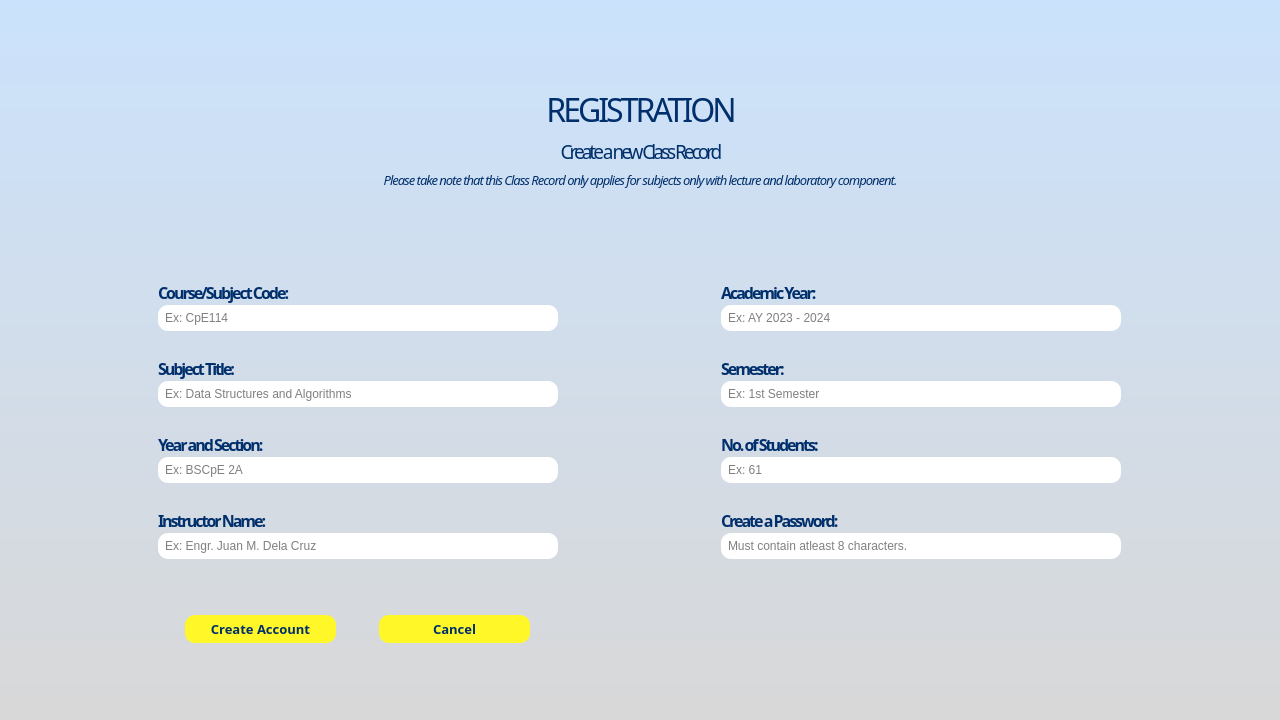
<?xml version="1.0" encoding="UTF-8"?>
<ui version="4.0">
 <class>registation</class>
 <widget class="QDialog" name="registation">
  <property name="windowModality">
   <enum>Qt::ApplicationModal</enum>
  </property>
  <property name="geometry">
   <rect>
    <x>0</x>
    <y>0</y>
    <width>1280</width>
    <height>720</height>
   </rect>
  </property>
  <property name="minimumSize">
   <size>
    <width>1280</width>
    <height>720</height>
   </size>
  </property>
  <property name="maximumSize">
   <size>
    <width>1920</width>
    <height>1080</height>
   </size>
  </property>
  <property name="windowTitle">
   <string>Academetrics | Create Account</string>
  </property>
  <property name="windowIcon">
   <iconset>
    <normaloff>ACADEMETRICS LOGO.png</normaloff>ACADEMETRICS LOGO.png</iconset>
  </property>
  <property name="styleSheet">
   <string notr="true">QDialog {
    background: qlineargradient(spread:pad, x1:0, y1:0, x2:0, y2:1, stop:0 #CBE2FC, stop:1 #D8D8D8);
}
</string>
  </property>
  <layout class="QVBoxLayout" name="verticalLayout_10">
   <item>
    <layout class="QHBoxLayout" name="headerLayout">
     <property name="leftMargin">
      <number>20</number>
     </property>
     <property name="topMargin">
      <number>20</number>
     </property>
     <property name="rightMargin">
      <number>20</number>
     </property>
     <property name="bottomMargin">
      <number>0</number>
     </property>
     <item>
      <widget class="QLabel" name="psuWordmark">
       <property name="sizePolicy">
        <sizepolicy hsizetype="Preferred" vsizetype="Preferred">
         <horstretch>0</horstretch>
         <verstretch>0</verstretch>
        </sizepolicy>
       </property>
       <property name="maximumSize">
        <size>
         <width>490</width>
         <height>100</height>
        </size>
       </property>
       <property name="text">
        <string/>
       </property>
       <property name="pixmap">
        <pixmap>../Homepage/PSU Logo Wordmark.png</pixmap>
       </property>
       <property name="scaledContents">
        <bool>true</bool>
       </property>
      </widget>
     </item>
     <item>
      <spacer name="HeaderHSpacer">
       <property name="orientation">
        <enum>Qt::Horizontal</enum>
       </property>
       <property name="sizeHint" stdset="0">
        <size>
         <width>40</width>
         <height>20</height>
        </size>
       </property>
      </spacer>
     </item>
     <item>
      <widget class="QLabel" name="academetricsLogo">
       <property name="maximumSize">
        <size>
         <width>100</width>
         <height>100</height>
        </size>
       </property>
       <property name="text">
        <string/>
       </property>
       <property name="pixmap">
        <pixmap>../Homepage/ACADEMETRICS LOGO.png</pixmap>
       </property>
       <property name="scaledContents">
        <bool>true</bool>
       </property>
      </widget>
     </item>
    </layout>
   </item>
   <item>
    <spacer name="header_registSpacer">
     <property name="orientation">
      <enum>Qt::Vertical</enum>
     </property>
     <property name="sizeType">
      <enum>QSizePolicy::Fixed</enum>
     </property>
     <property name="sizeHint" stdset="0">
      <size>
       <width>20</width>
       <height>20</height>
      </size>
     </property>
    </spacer>
   </item>
   <item>
    <layout class="QVBoxLayout" name="regisTextLayout">
     <property name="leftMargin">
      <number>10</number>
     </property>
     <property name="topMargin">
      <number>10</number>
     </property>
     <property name="rightMargin">
      <number>10</number>
     </property>
     <property name="bottomMargin">
      <number>10</number>
     </property>
     <item>
      <widget class="QLabel" name="regisLabel1">
       <property name="maximumSize">
        <size>
         <width>16777215</width>
         <height>50</height>
        </size>
       </property>
       <property name="font">
        <font>
         <family>Gotham Black</family>
         <pointsize>24</pointsize>
        </font>
       </property>
       <property name="styleSheet">
        <string notr="true">QLabel {
	color: #002F6C;
    letter-spacing: -3px;
}
</string>
       </property>
       <property name="text">
        <string>REGISTRATION</string>
       </property>
       <property name="alignment">
        <set>Qt::AlignCenter</set>
       </property>
      </widget>
     </item>
     <item>
      <widget class="QLabel" name="regisLabel2">
       <property name="maximumSize">
        <size>
         <width>16777215</width>
         <height>50</height>
        </size>
       </property>
       <property name="font">
        <font>
         <family>Gotham Black</family>
         <pointsize>14</pointsize>
        </font>
       </property>
       <property name="styleSheet">
        <string notr="true">QLabel {
	color: #002F6C;
    letter-spacing: -3px;
}
</string>
       </property>
       <property name="text">
        <string>Create a new Class Record</string>
       </property>
       <property name="alignment">
        <set>Qt::AlignCenter</set>
       </property>
      </widget>
     </item>
     <item>
      <widget class="QLabel" name="noteLabel">
       <property name="maximumSize">
        <size>
         <width>16777215</width>
         <height>40</height>
        </size>
       </property>
       <property name="font">
        <font>
         <family>Gotham</family>
         <pointsize>10</pointsize>
         <italic>true</italic>
        </font>
       </property>
       <property name="styleSheet">
        <string notr="true">QLabel {
	color: #002F6C;
    letter-spacing: -1px;
}
</string>
       </property>
       <property name="text">
        <string>Please take note that this Class Record only applies for subjects only with lecture and laboratory component.</string>
       </property>
       <property name="alignment">
        <set>Qt::AlignCenter</set>
       </property>
      </widget>
     </item>
    </layout>
   </item>
   <item>
    <spacer name="regText_formSpacer">
     <property name="orientation">
      <enum>Qt::Vertical</enum>
     </property>
     <property name="sizeHint" stdset="0">
      <size>
       <width>20</width>
       <height>40</height>
      </size>
     </property>
    </spacer>
   </item>
   <item>
    <layout class="QGridLayout" name="regFormLayout">
     <item row="3" column="0">
      <layout class="QVBoxLayout" name="yearLayout">
       <property name="spacing">
        <number>1</number>
       </property>
       <property name="sizeConstraint">
        <enum>QLayout::SetMaximumSize</enum>
       </property>
       <property name="leftMargin">
        <number>10</number>
       </property>
       <property name="topMargin">
        <number>10</number>
       </property>
       <property name="rightMargin">
        <number>10</number>
       </property>
       <property name="bottomMargin">
        <number>10</number>
       </property>
       <item>
        <widget class="QLabel" name="yearLabel">
         <property name="maximumSize">
          <size>
           <width>400</width>
           <height>50</height>
          </size>
         </property>
         <property name="font">
          <font>
           <family>Gotham</family>
           <pointsize>12</pointsize>
           <weight>75</weight>
           <bold>true</bold>
          </font>
         </property>
         <property name="styleSheet">
          <string notr="true">QLabel {
	color: #002F6C;
    letter-spacing: -2px;
}
</string>
         </property>
         <property name="text">
          <string>Year and Section:</string>
         </property>
         <property name="alignment">
          <set>Qt::AlignLeading|Qt::AlignLeft|Qt::AlignVCenter</set>
         </property>
        </widget>
       </item>
       <item>
        <widget class="QLineEdit" name="yearInput">
         <property name="sizePolicy">
          <sizepolicy hsizetype="Expanding" vsizetype="Minimum">
           <horstretch>0</horstretch>
           <verstretch>0</verstretch>
          </sizepolicy>
         </property>
         <property name="maximumSize">
          <size>
           <width>400</width>
           <height>50</height>
          </size>
         </property>
         <property name="styleSheet">
          <string notr="true">QLineEdit:hover,
QLineEdit:focus {
    background-color: #F9F9F9;
	border: 1px solid #000000;
}
QLineEdit {
	border-radius: 10px;
	padding: 5px
}
</string>
         </property>
         <property name="text">
          <string/>
         </property>
         <property name="maxLength">
          <number>8</number>
         </property>
         <property name="frame">
          <bool>true</bool>
         </property>
         <property name="placeholderText">
          <string>Ex: BSCpE 2A</string>
         </property>
         <property name="clearButtonEnabled">
          <bool>true</bool>
         </property>
        </widget>
       </item>
      </layout>
     </item>
     <item row="2" column="0">
      <layout class="QVBoxLayout" name="subjectLayoout">
       <property name="spacing">
        <number>1</number>
       </property>
       <property name="sizeConstraint">
        <enum>QLayout::SetMaximumSize</enum>
       </property>
       <property name="leftMargin">
        <number>10</number>
       </property>
       <property name="topMargin">
        <number>10</number>
       </property>
       <property name="rightMargin">
        <number>10</number>
       </property>
       <property name="bottomMargin">
        <number>10</number>
       </property>
       <item>
        <widget class="QLabel" name="subjectLabel">
         <property name="maximumSize">
          <size>
           <width>400</width>
           <height>50</height>
          </size>
         </property>
         <property name="font">
          <font>
           <family>Gotham</family>
           <pointsize>12</pointsize>
           <weight>75</weight>
           <bold>true</bold>
          </font>
         </property>
         <property name="styleSheet">
          <string notr="true">QLabel {
	color: #002F6C;
    letter-spacing: -2px;
}
</string>
         </property>
         <property name="text">
          <string>Subject Title:</string>
         </property>
         <property name="alignment">
          <set>Qt::AlignLeading|Qt::AlignLeft|Qt::AlignVCenter</set>
         </property>
        </widget>
       </item>
       <item>
        <widget class="QLineEdit" name="subjectInput">
         <property name="sizePolicy">
          <sizepolicy hsizetype="Expanding" vsizetype="Minimum">
           <horstretch>0</horstretch>
           <verstretch>0</verstretch>
          </sizepolicy>
         </property>
         <property name="maximumSize">
          <size>
           <width>400</width>
           <height>50</height>
          </size>
         </property>
         <property name="styleSheet">
          <string notr="true">QLineEdit:hover,
QLineEdit:focus {
    background-color: #F9F9F9;
	border: 1px solid #000000;
}
QLineEdit {
	border-radius: 10px;
	padding: 5px
}
</string>
         </property>
         <property name="text">
          <string/>
         </property>
         <property name="maxLength">
          <number>50</number>
         </property>
         <property name="frame">
          <bool>true</bool>
         </property>
         <property name="placeholderText">
          <string>Ex: Data Structures and Algorithms</string>
         </property>
         <property name="clearButtonEnabled">
          <bool>true</bool>
         </property>
        </widget>
       </item>
      </layout>
     </item>
     <item row="5" column="0">
      <spacer name="buttonformSpacer">
       <property name="orientation">
        <enum>Qt::Vertical</enum>
       </property>
       <property name="sizeHint" stdset="0">
        <size>
         <width>20</width>
         <height>40</height>
        </size>
       </property>
      </spacer>
     </item>
     <item row="2" column="1">
      <layout class="QVBoxLayout" name="semLayout">
       <property name="spacing">
        <number>1</number>
       </property>
       <property name="sizeConstraint">
        <enum>QLayout::SetMaximumSize</enum>
       </property>
       <property name="leftMargin">
        <number>10</number>
       </property>
       <property name="topMargin">
        <number>10</number>
       </property>
       <property name="rightMargin">
        <number>10</number>
       </property>
       <property name="bottomMargin">
        <number>10</number>
       </property>
       <item>
        <widget class="QLabel" name="semLabel">
         <property name="maximumSize">
          <size>
           <width>400</width>
           <height>50</height>
          </size>
         </property>
         <property name="font">
          <font>
           <family>Gotham</family>
           <pointsize>12</pointsize>
           <weight>75</weight>
           <bold>true</bold>
          </font>
         </property>
         <property name="styleSheet">
          <string notr="true">QLabel {
	color: #002F6C;
    letter-spacing: -2px;
}
</string>
         </property>
         <property name="text">
          <string>Semester:</string>
         </property>
         <property name="alignment">
          <set>Qt::AlignLeading|Qt::AlignLeft|Qt::AlignVCenter</set>
         </property>
        </widget>
       </item>
       <item>
        <widget class="QLineEdit" name="semInput">
         <property name="sizePolicy">
          <sizepolicy hsizetype="Expanding" vsizetype="Minimum">
           <horstretch>0</horstretch>
           <verstretch>0</verstretch>
          </sizepolicy>
         </property>
         <property name="maximumSize">
          <size>
           <width>400</width>
           <height>50</height>
          </size>
         </property>
         <property name="styleSheet">
          <string notr="true">QLineEdit:hover,
QLineEdit:focus {
    background-color: #F9F9F9;
	border: 1px solid #000000;
}
QLineEdit {
	border-radius: 10px;
	padding: 5px
}
</string>
         </property>
         <property name="text">
          <string/>
         </property>
         <property name="maxLength">
          <number>16</number>
         </property>
         <property name="frame">
          <bool>true</bool>
         </property>
         <property name="placeholderText">
          <string>Ex: 1st Semester</string>
         </property>
         <property name="clearButtonEnabled">
          <bool>true</bool>
         </property>
        </widget>
       </item>
      </layout>
     </item>
     <item row="4" column="1">
      <layout class="QVBoxLayout" name="passwordLayout">
       <property name="spacing">
        <number>1</number>
       </property>
       <property name="sizeConstraint">
        <enum>QLayout::SetMaximumSize</enum>
       </property>
       <property name="leftMargin">
        <number>10</number>
       </property>
       <property name="topMargin">
        <number>10</number>
       </property>
       <property name="rightMargin">
        <number>10</number>
       </property>
       <property name="bottomMargin">
        <number>10</number>
       </property>
       <item>
        <widget class="QLabel" name="passwordLabel">
         <property name="maximumSize">
          <size>
           <width>400</width>
           <height>50</height>
          </size>
         </property>
         <property name="font">
          <font>
           <family>Gotham</family>
           <pointsize>12</pointsize>
           <weight>75</weight>
           <bold>true</bold>
          </font>
         </property>
         <property name="styleSheet">
          <string notr="true">QLabel {
	color: #002F6C;
    letter-spacing: -2px;
}
</string>
         </property>
         <property name="text">
          <string>Create a Password:</string>
         </property>
         <property name="alignment">
          <set>Qt::AlignLeading|Qt::AlignLeft|Qt::AlignVCenter</set>
         </property>
        </widget>
       </item>
       <item>
        <widget class="QLineEdit" name="passwordInput">
         <property name="sizePolicy">
          <sizepolicy hsizetype="Expanding" vsizetype="Minimum">
           <horstretch>0</horstretch>
           <verstretch>0</verstretch>
          </sizepolicy>
         </property>
         <property name="maximumSize">
          <size>
           <width>400</width>
           <height>50</height>
          </size>
         </property>
         <property name="styleSheet">
          <string notr="true">QLineEdit:hover,
QLineEdit:focus {
    background-color: #F9F9F9;
	border: 1px solid #000000;
}
QLineEdit {
	border-radius: 10px;
	padding: 5px
}</string>
         </property>
         <property name="text">
          <string/>
         </property>
         <property name="maxLength">
          <number>16</number>
         </property>
         <property name="frame">
          <bool>true</bool>
         </property>
         <property name="echoMode">
          <enum>QLineEdit::PasswordEchoOnEdit</enum>
         </property>
         <property name="placeholderText">
          <string>Must contain atleast 8 characters.</string>
         </property>
         <property name="clearButtonEnabled">
          <bool>true</bool>
         </property>
        </widget>
       </item>
      </layout>
     </item>
     <item row="3" column="1">
      <layout class="QVBoxLayout" name="studentsLayout">
       <property name="spacing">
        <number>1</number>
       </property>
       <property name="sizeConstraint">
        <enum>QLayout::SetMaximumSize</enum>
       </property>
       <property name="leftMargin">
        <number>10</number>
       </property>
       <property name="topMargin">
        <number>10</number>
       </property>
       <property name="rightMargin">
        <number>10</number>
       </property>
       <property name="bottomMargin">
        <number>10</number>
       </property>
       <item>
        <widget class="QLabel" name="yearLabel_2">
         <property name="maximumSize">
          <size>
           <width>400</width>
           <height>50</height>
          </size>
         </property>
         <property name="font">
          <font>
           <family>Gotham</family>
           <pointsize>12</pointsize>
           <weight>75</weight>
           <bold>true</bold>
          </font>
         </property>
         <property name="styleSheet">
          <string notr="true">QLabel {
	color: #002F6C;
    letter-spacing: -2px;
}
</string>
         </property>
         <property name="text">
          <string>No. of Students:</string>
         </property>
         <property name="alignment">
          <set>Qt::AlignLeading|Qt::AlignLeft|Qt::AlignVCenter</set>
         </property>
        </widget>
       </item>
       <item>
        <widget class="QLineEdit" name="yearInput_2">
         <property name="sizePolicy">
          <sizepolicy hsizetype="Expanding" vsizetype="Minimum">
           <horstretch>0</horstretch>
           <verstretch>0</verstretch>
          </sizepolicy>
         </property>
         <property name="maximumSize">
          <size>
           <width>400</width>
           <height>50</height>
          </size>
         </property>
         <property name="styleSheet">
          <string notr="true">QLineEdit:hover,
QLineEdit:focus {
    background-color: #F9F9F9;
	border: 1px solid #000000;
}
QLineEdit {
	border-radius: 10px;
	padding: 5px
}
</string>
         </property>
         <property name="text">
          <string/>
         </property>
         <property name="maxLength">
          <number>3</number>
         </property>
         <property name="frame">
          <bool>true</bool>
         </property>
         <property name="placeholderText">
          <string>Ex: 61</string>
         </property>
         <property name="clearButtonEnabled">
          <bool>true</bool>
         </property>
        </widget>
       </item>
      </layout>
     </item>
     <item row="4" column="0">
      <layout class="QVBoxLayout" name="instructorLayout">
       <property name="spacing">
        <number>1</number>
       </property>
       <property name="sizeConstraint">
        <enum>QLayout::SetMaximumSize</enum>
       </property>
       <property name="leftMargin">
        <number>10</number>
       </property>
       <property name="topMargin">
        <number>10</number>
       </property>
       <property name="rightMargin">
        <number>10</number>
       </property>
       <property name="bottomMargin">
        <number>10</number>
       </property>
       <item>
        <widget class="QLabel" name="instructorLabel">
         <property name="maximumSize">
          <size>
           <width>400</width>
           <height>50</height>
          </size>
         </property>
         <property name="font">
          <font>
           <family>Gotham</family>
           <pointsize>12</pointsize>
           <weight>75</weight>
           <bold>true</bold>
          </font>
         </property>
         <property name="styleSheet">
          <string notr="true">QLabel {
	color: #002F6C;
    letter-spacing: -2px;
}
</string>
         </property>
         <property name="text">
          <string>Instructor Name:</string>
         </property>
         <property name="alignment">
          <set>Qt::AlignLeading|Qt::AlignLeft|Qt::AlignVCenter</set>
         </property>
        </widget>
       </item>
       <item>
        <widget class="QLineEdit" name="instructorInput">
         <property name="sizePolicy">
          <sizepolicy hsizetype="Expanding" vsizetype="Minimum">
           <horstretch>0</horstretch>
           <verstretch>0</verstretch>
          </sizepolicy>
         </property>
         <property name="maximumSize">
          <size>
           <width>400</width>
           <height>50</height>
          </size>
         </property>
         <property name="styleSheet">
          <string notr="true">QLineEdit:hover,
QLineEdit:focus {
    background-color: #F9F9F9;
	border: 1px solid #000000;
}
QLineEdit {
	border-radius: 10px;
	padding: 5px
}
</string>
         </property>
         <property name="text">
          <string/>
         </property>
         <property name="maxLength">
          <number>50</number>
         </property>
         <property name="frame">
          <bool>true</bool>
         </property>
         <property name="placeholderText">
          <string>Ex: Engr. Juan M. Dela Cruz</string>
         </property>
         <property name="clearButtonEnabled">
          <bool>true</bool>
         </property>
        </widget>
       </item>
      </layout>
     </item>
     <item row="1" column="1">
      <layout class="QVBoxLayout" name="ayLayout">
       <property name="spacing">
        <number>1</number>
       </property>
       <property name="sizeConstraint">
        <enum>QLayout::SetMaximumSize</enum>
       </property>
       <property name="leftMargin">
        <number>10</number>
       </property>
       <property name="topMargin">
        <number>10</number>
       </property>
       <property name="rightMargin">
        <number>10</number>
       </property>
       <property name="bottomMargin">
        <number>10</number>
       </property>
       <item>
        <widget class="QLabel" name="ayLabel">
         <property name="maximumSize">
          <size>
           <width>400</width>
           <height>50</height>
          </size>
         </property>
         <property name="font">
          <font>
           <family>Gotham</family>
           <pointsize>12</pointsize>
           <weight>75</weight>
           <bold>true</bold>
          </font>
         </property>
         <property name="styleSheet">
          <string notr="true">QLabel {
	color: #002F6C;
    letter-spacing: -2px;
}
</string>
         </property>
         <property name="text">
          <string>Academic Year:</string>
         </property>
         <property name="alignment">
          <set>Qt::AlignLeading|Qt::AlignLeft|Qt::AlignVCenter</set>
         </property>
        </widget>
       </item>
       <item>
        <widget class="QLineEdit" name="ayInput">
         <property name="sizePolicy">
          <sizepolicy hsizetype="Expanding" vsizetype="Minimum">
           <horstretch>0</horstretch>
           <verstretch>0</verstretch>
          </sizepolicy>
         </property>
         <property name="maximumSize">
          <size>
           <width>400</width>
           <height>50</height>
          </size>
         </property>
         <property name="styleSheet">
          <string notr="true">QLineEdit:hover,
QLineEdit:focus {
    background-color: #F9F9F9;
	border: 1px solid #000000;
}
QLineEdit {
	border-radius: 10px;
	padding: 5px
}
</string>
         </property>
         <property name="text">
          <string/>
         </property>
         <property name="maxLength">
          <number>14</number>
         </property>
         <property name="frame">
          <bool>true</bool>
         </property>
         <property name="placeholderText">
          <string>Ex: AY 2023 - 2024</string>
         </property>
         <property name="clearButtonEnabled">
          <bool>true</bool>
         </property>
        </widget>
       </item>
      </layout>
     </item>
     <item row="1" column="0">
      <layout class="QVBoxLayout" name="courseCodeLayout">
       <property name="spacing">
        <number>1</number>
       </property>
       <property name="sizeConstraint">
        <enum>QLayout::SetMaximumSize</enum>
       </property>
       <property name="leftMargin">
        <number>10</number>
       </property>
       <property name="topMargin">
        <number>10</number>
       </property>
       <property name="rightMargin">
        <number>10</number>
       </property>
       <property name="bottomMargin">
        <number>10</number>
       </property>
       <item>
        <widget class="QLabel" name="courseCodeLabel">
         <property name="maximumSize">
          <size>
           <width>400</width>
           <height>50</height>
          </size>
         </property>
         <property name="font">
          <font>
           <family>Gotham</family>
           <pointsize>12</pointsize>
           <weight>75</weight>
           <bold>true</bold>
          </font>
         </property>
         <property name="styleSheet">
          <string notr="true">QLabel {
	color: #002F6C;
    letter-spacing: -2px;
}
</string>
         </property>
         <property name="text">
          <string>Course/Subject Code:</string>
         </property>
         <property name="alignment">
          <set>Qt::AlignLeading|Qt::AlignLeft|Qt::AlignVCenter</set>
         </property>
        </widget>
       </item>
       <item>
        <widget class="QLineEdit" name="courseCodeInpt">
         <property name="sizePolicy">
          <sizepolicy hsizetype="Expanding" vsizetype="Minimum">
           <horstretch>0</horstretch>
           <verstretch>0</verstretch>
          </sizepolicy>
         </property>
         <property name="maximumSize">
          <size>
           <width>400</width>
           <height>50</height>
          </size>
         </property>
         <property name="styleSheet">
          <string notr="true">QLineEdit:hover,
QLineEdit:focus {
    background-color: #F9F9F9;
	border: 1px solid #000000;
}
QLineEdit {
	border-radius: 10px;
	padding: 5px
}
</string>
         </property>
         <property name="text">
          <string/>
         </property>
         <property name="maxLength">
          <number>10</number>
         </property>
         <property name="frame">
          <bool>true</bool>
         </property>
         <property name="placeholderText">
          <string>Ex: CpE114</string>
         </property>
         <property name="clearButtonEnabled">
          <bool>true</bool>
         </property>
        </widget>
       </item>
      </layout>
     </item>
     <item row="6" column="0">
      <layout class="QHBoxLayout" name="buttonsLayout">
       <item>
        <widget class="QPushButton" name="createAccButton">
         <property name="enabled">
          <bool>true</bool>
         </property>
         <property name="maximumSize">
          <size>
           <width>151</width>
           <height>29</height>
          </size>
         </property>
         <property name="font">
          <font>
           <family>Gotham</family>
           <pointsize>10</pointsize>
           <weight>75</weight>
           <italic>false</italic>
           <bold>true</bold>
           <underline>false</underline>
          </font>
         </property>
         <property name="mouseTracking">
          <bool>true</bool>
         </property>
         <property name="acceptDrops">
          <bool>true</bool>
         </property>
         <property name="layoutDirection">
          <enum>Qt::LeftToRight</enum>
         </property>
         <property name="styleSheet">
          <string notr="true">QPushButton {
    border-radius: 10px; 
	background-color: #FFF728; color: #002F6C; 
    padding: 5px;
}
QPushButton:pressed,
QPushButton:checked {
    background-color: #949494; 
    text-decoration: underline;
}
QPushButton:hover {
	text-decoration: underline;
}</string>
         </property>
         <property name="text">
          <string>Create Account</string>
         </property>
         <property name="autoDefault">
          <bool>false</bool>
         </property>
         <property name="default">
          <bool>false</bool>
         </property>
         <property name="flat">
          <bool>false</bool>
         </property>
        </widget>
       </item>
       <item>
        <widget class="QPushButton" name="cancelButton">
         <property name="enabled">
          <bool>true</bool>
         </property>
         <property name="maximumSize">
          <size>
           <width>151</width>
           <height>29</height>
          </size>
         </property>
         <property name="font">
          <font>
           <family>Gotham</family>
           <pointsize>10</pointsize>
           <weight>75</weight>
           <italic>false</italic>
           <bold>true</bold>
           <underline>false</underline>
          </font>
         </property>
         <property name="mouseTracking">
          <bool>true</bool>
         </property>
         <property name="acceptDrops">
          <bool>true</bool>
         </property>
         <property name="layoutDirection">
          <enum>Qt::LeftToRight</enum>
         </property>
         <property name="styleSheet">
          <string notr="true">QPushButton {
    border-radius: 10px; 
	background-color: #FFF728; color: #002F6C; 
    padding: 5px;
}
QPushButton:pressed,
QPushButton:checked {
    background-color: #949494; 
    text-decoration: underline;
}
QPushButton:hover {
	text-decoration: underline;
}</string>
         </property>
         <property name="text">
          <string>Cancel</string>
         </property>
         <property name="autoDefault">
          <bool>false</bool>
         </property>
         <property name="default">
          <bool>false</bool>
         </property>
         <property name="flat">
          <bool>false</bool>
         </property>
        </widget>
       </item>
      </layout>
     </item>
    </layout>
   </item>
   <item>
    <spacer name="bottomSpacer">
     <property name="orientation">
      <enum>Qt::Vertical</enum>
     </property>
     <property name="sizeHint" stdset="0">
      <size>
       <width>20</width>
       <height>40</height>
      </size>
     </property>
    </spacer>
   </item>
  </layout>
 </widget>
 <resources/>
 <connections/>
</ui>
